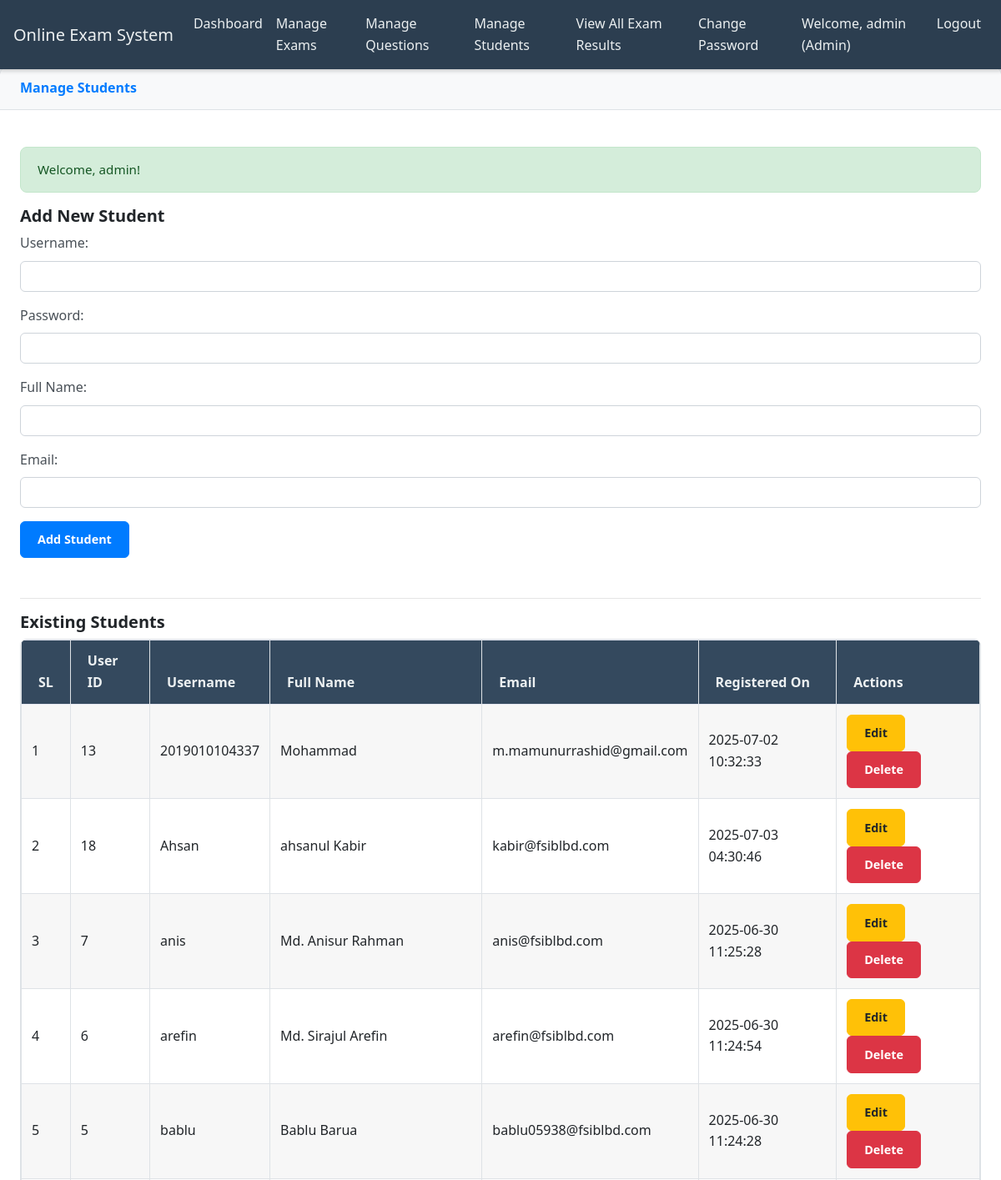
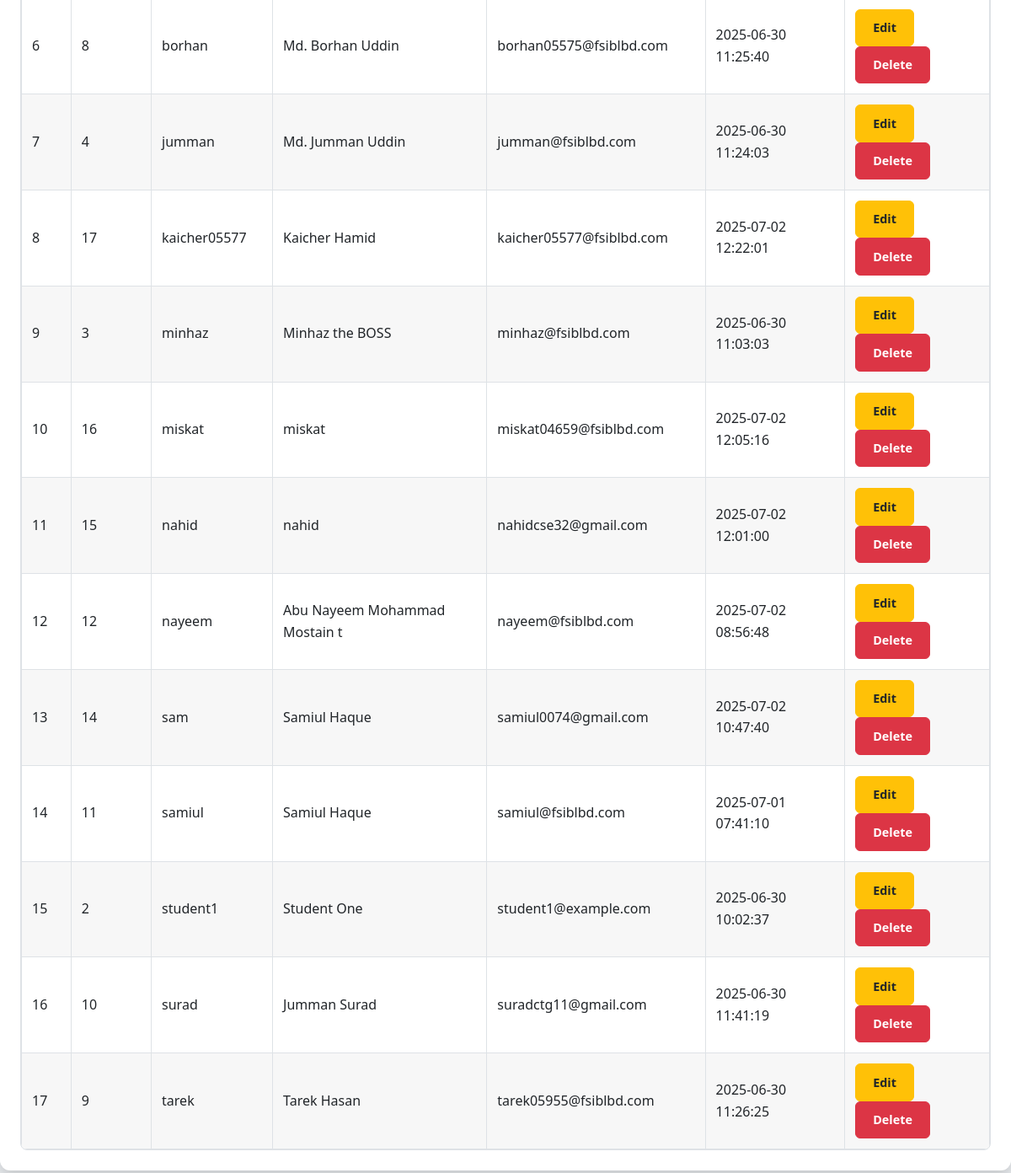
The app's page /manage_students.php (signed in) with its own data (2 pictures, top to bottom).
### tables this page shows
CREATE TABLE `users` (
  `userid` int NOT NULL AUTO_INCREMENT,
  `username` varchar(100) NOT NULL,
  `password` varchar(255) NOT NULL,
  `email` varchar(255) DEFAULT NULL,
  `full_name` varchar(255) DEFAULT NULL,
  `usertype` varchar(50) NOT NULL DEFAULT 'Student',
  `status` varchar(50) NOT NULL DEFAULT 'active',
  `created_at` timestamp NULL DEFAULT CURRENT_TIMESTAMP,
  PRIMARY KEY (`userid`),
  UNIQUE KEY `username` (`username`),
  UNIQUE KEY `email` (`email`)
);

### manage_students.php (the view, shortened to what this page needs)
<?php
include('config.php');
$students_query = "SELECT userid, username, full_name, email, created_at FROM users WHERE usertype = 'Student' ORDER BY username ASC";
$students_result = mysqli_query($connection_db, $students_query);
include('includes/header.php');
?>
<div class="card-shadow mb-4">
    <div class="card-header py-3">
        <h6 class="m-0 font-weight-bold text-primary">Manage Students</h6>
    </div>
    <div class="card-body">
        <?php
        if (isset($_SESSION['success']) && $_SESSION['success'] != '') {
            echo '<div class="alert alert-success">' . $_SESSION['success'] . '</div>';
        }
        ?>
        <h5>Add New Student</h5>
        <form action="<?= BASE_URL ?>manage_students.php" method="POST" class="mb-5">
            <div class="form-group">
                <label for="username">Username:</label>
                <input type="text" class="form-control" id="username" name="username" required>
            </div>
            <div class="form-group">
                <label for="password">Password:</label>
                <input type="password" class="form-control" id="password" name="password" required>
            </div>
            <div class="form-group">
                <label for="full_name">Full Name:</label>
                <input type="text" class="form-control" id="full_name" name="full_name" required>
            </div>
            <div class="form-group">
                <label for="email">Email:</label>
                <input type="email" class="form-control" id="email" name="email" required>
            </div>
            <button type="submit" name="add_student" class="btn btn-primary">Add Student</button>
        </form>
        <hr>
        <h5>Existing Students</h5>
        <?php if (mysqli_num_rows($students_result) > 0) { ?>
            <div class="table-responsive">
                <table class="table table-bordered table-hover">
                    <thead>
                        <tr>
                            <th>SL</th>
                            <th>User ID</th>
                            <th>Username</th>
                            <th>Full Name</th>
                            <th>Email</th>
                            <th>Registered On</th>
                            <th>Actions</th> </tr>
                    </thead>
                    <tbody>
                        <?php $counter = 0;
                        while ($row = mysqli_fetch_assoc($students_result)) {
                            $counter++; ?>
                            <tr>
                                <td><?= $counter; ?></td>
                                <td><?= htmlspecialchars($row['userid']); ?></td>
                                <td><?= htmlspecialchars($row['username']); ?></td>
                                <td><?= htmlspecialchars($row['full_name']); ?></td>
                                <td><?= htmlspecialchars($row['email']); ?></td>
                                <td><?= htmlspecialchars($row['created_at']); ?></td>
                                <td>
                                    <a href="<?= BASE_URL ?>edit_student.php?userid=<?= htmlspecialchars($row['userid']); ?>" class="btn btn-warning btn-sm">Edit</a>
                                    <form action="<?= BASE_URL ?>delete_student.php" method="POST" style="display:inline-block;" onsubmit="return confirm('Are you sure you want to delete this student (<?= htmlspecialchars($row['username']); ?>) and ALL their exam data? This cannot be undone!');">
                                        <button type="submit" name="delete_student" class="btn btn-danger btn-sm">Delete</button>
                                    </form>
                                </td>
                            </tr>
                        <?php } ?>
                    </tbody>
                </table>
            </div>
        <?php } else { ?>
            <div class="alert alert-info">No student accounts found.</div>
        <?php } ?>
    </div>
</div>
<?php include('includes/footer.php'); ?>

### includes/header.php (shortened to what this page needs)
<!DOCTYPE html>
<html lang="en">
<head>
    <link rel="stylesheet" href="https://stackpath.bootstrapcdn.com/bootstrap/4.5.2/css/bootstrap.min.css">
    <link rel="stylesheet" href="https://cdnjs.cloudflare.com/ajax/libs/font-awesome/5.15.3/css/all.min.css">
</head>
<body>
    <nav class="navbar navbar-expand-lg navbar-dark fixed-top">
        <a class="navbar-brand" href="<?= BASE_URL ?>">Online Exam System</a>
        <div class="collapse navbar-collapse" id="navbarNav">
            <ul class="navbar-nav mr-auto">
                <?php if (isset($_SESSION['userid'])): ?>
                    <?php if ($_SESSION['usertype'] == 'Student'): ?>
                        <li class="nav-item <?= (basename($_SERVER['PHP_SELF']) == 'course_register_exam.php') ? 'active' : ''; ?>">
                            <a class="nav-link" href="<?= BASE_URL ?>course_register_exam.php">My Exams</a>
                        </li>
                        <li class="nav-item <?= (basename($_SERVER['PHP_SELF']) == 'student_results.php') ? 'active' : ''; ?>">
                            <a class="nav-link" href="<?= BASE_URL ?>student_results.php">My Results</a>
                        </li>
                    <?php elseif ($_SESSION['usertype'] == 'Admin'): ?>
                        <li class="nav-item <?= (basename($_SERVER['PHP_SELF']) == 'admin_dashboard.php') ? 'active' : ''; ?>">
                            <a class="nav-link" href="<?= BASE_URL ?>admin_dashboard.php">Dashboard</a>
                        </li>
                        <li class="nav-item <?= (basename($_SERVER['PHP_SELF']) == 'manage_exams.php') ? 'active' : ''; ?>">
                            <a class="nav-link" href="<?= BASE_URL ?>manage_exams.php">Manage Exams</a>
                        </li>
                        <li class="nav-item <?= (basename($_SERVER['PHP_SELF']) == 'manage_questions.php') ? 'active' : ''; ?>">
                            <a class="nav-link" href="<?= BASE_URL ?>manage_questions.php">Manage Questions</a>
                        </li>
                        <li class="nav-item <?= (basename($_SERVER['PHP_SELF']) == 'manage_students.php') ? 'active' : ''; ?>">
                            <a class="nav-link" href="<?= BASE_URL ?>manage_students.php">Manage Students</a>
                        </li>
                        <li class="nav-item <?= (basename($_SERVER['PHP_SELF']) == 'view_results.php') ? 'active' : ''; ?>">
                            <a class="nav-link" href="<?= BASE_URL ?>view_results.php">View All Exam Results</a>
                        </li>
                    <?php endif; ?>
                    <li class="nav-item <?= (basename($_SERVER['PHP_SELF']) == 'change_password.php') ? 'active' : ''; ?>">
                        <a class="nav-link" href="<?= BASE_URL ?>change_password.php">Change Password</a>
                    </li>
                <?php endif; ?>
            </ul>
            <ul class="navbar-nav ml-auto">
                <?php if (isset($_SESSION['userid'])): ?>
                    <li class="nav-item">
                        <span class="nav-link">Welcome, <?= htmlspecialchars($_SESSION['username']); ?> (<?= htmlspecialchars($_SESSION['usertype']); ?>)</span>
                    </li>
                    <li class="nav-item">
                        <a class="nav-link" href="<?= BASE_URL ?>logout.php">Logout</a>
                    </li>
                <?php else: ?>
                    <li class="nav-item <?= (basename($_SERVER['PHP_SELF']) == 'index.php') ? 'active' : ''; ?>">
                        <a class="nav-link" href="<?= BASE_URL ?>index.php">Login</a>
                    </li>
                <?php endif; ?>
            </ul>
        </div>
    </nav>
    <div class="pcoded-main-container">
        <div class="pcoded-wrapper">
            <div class="pcoded-content">
                <div class="pcoded-inner-content">
                    <div class="main-body">
                        <div class="page-wrapper">

### includes/footer.php (shortened to what this page needs)
                            </div></div></div></div></div></div><script src="https://code.jquery.com/jquery-3.5.1.slim.min.js"></script>
</body>
</html>

### includes/header.php (style rules this page uses)
body { font-family: 'Segoe UI', Roboto, 'Helvetica Neue', Arial, sans-serif; background-color: #e9ecef; color: #343a40; line-height: 1.6; }
h1, h2, h3, h4, h5, h6 { font-weight: 600; color: #212529; }
.navbar { background-color: #2c3e50; box-shadow: 0 2px 5px rgba(0,0,0,0.2); }
.navbar-brand, .nav-link { color: #ecf0f1 !important; transition: color 0.3s ease; }
.pcoded-main-container { padding-top: 80px; padding-bottom: 30px; min-height: calc(100vh - 56px); }
.card-shadow { box-shadow: 0 8px 16px rgba(0,0,0,0.15); border-radius: 12px; overflow: hidden; background-color: #ffffff; border: none; }
.card-header { background-color: #f8f9fa; border-bottom: 1px solid #dee2e6; font-size: 1.15em; padding: 1.25rem 1.5rem; color: #495057; border-top-left-radius: 12px; border-top-right-radius: 12px; }
.card-body { padding: 1.5rem; }
.table-responsive { border-radius: 8px; overflow: hidden; border: 1px solid #dee2e6; }
.table { margin-bottom: 0; }
.table thead th { background-color: #34495e; color: #ecf0f1; border-bottom: none; padding: 0.75rem 1.25rem; }
.table tbody tr:nth-of-type(odd) { background-color: rgba(0,0,0,.03); }
.table td, .table th { vertical-align: middle; border-top: 1px solid #e3e6f0; }
.alert { margin-top: 20px; border-radius: 8px; padding: 1rem 1.25rem; font-size: 0.95em; line-height: 1.4; }
.alert-success { background-color: #d4edda; border-color: #c3e6cb; color: #155724; }
.form-control { border-radius: 6px; border-color: #ced4da; padding: 0.75rem 1rem; font-size: 0.95em; transition: border-color 0.15s ease-in-out, box-shadow 0.15s ease-in-out; }
.form-group label { font-weight: 500; margin-bottom: 0.5rem; color: #495057; }
.btn { border-radius: 6px; padding: 0.65rem 1.25rem; font-size: 0.9em; font-weight: 600; transition: all 0.2s ease-in-out; }
.btn-primary { background-color: #007bff; border-color: #007bff; }
.btn-warning { background-color: #ffc107; border-color: #ffc107; color: #212529; }
.btn-danger { background-color: #dc3545; border-color: #dc3545; }

### records on screen
users: userid "13", username "2019010104337", full_name "Mohammad", email "m.mamunurrashid@gmail.com", created_at "2025-07-02 10:32:33"
users: userid "18", username "Ahsan", full_name "ahsanul Kabir", email "kabir@fsiblbd.com", created_at "2025-07-03 04:30:46"
users: userid "7", username "anis", full_name "Md. Anisur Rahman", email "anis@fsiblbd.com", created_at "2025-06-30 11:25:28"
users: userid "6", username "arefin", full_name "Md. Sirajul Arefin", email "arefin@fsiblbd.com", created_at "2025-06-30 11:24:54"
users: userid "5", username "bablu", full_name "Bablu Barua", email "bablu05938@fsiblbd.com", created_at "2025-06-30 11:24:28"
users: userid "8", username "borhan", full_name "Md. Borhan Uddin", email "borhan05575@fsiblbd.com", created_at "2025-06-30 11:25:40"
users: userid "4", username "jumman", full_name "Md. Jumman Uddin", email "jumman@fsiblbd.com", created_at "2025-06-30 11:24:03"
users: userid "17", username "kaicher05577", full_name "Kaicher Hamid", email "kaicher05577@fsiblbd.com", created_at "2025-07-02 12:22:01"
users: userid "3", username "minhaz", full_name "Minhaz the BOSS", email "minhaz@fsiblbd.com", created_at "2025-06-30 11:03:03"
users: userid "16", username "miskat", full_name "miskat", email "miskat04659@fsiblbd.com", created_at "2025-07-02 12:05:16"
users: userid "15", username "nahid", full_name "nahid", email "nahidcse32@gmail.com", created_at "2025-07-02 12:01:00"
users: userid "12", username "nayeem", full_name "Abu Nayeem Mohammad Mostain t", email "nayeem@fsiblbd.com", created_at "2025-07-02 08:56:48"
users: userid "14", username "sam", full_name "Samiul Haque", email "samiul0074@gmail.com", created_at "2025-07-02 10:47:40"
users: userid "11", username "samiul", full_name "Samiul Haque", email "samiul@fsiblbd.com", created_at "2025-07-01 07:41:10"
users: userid "2", username "student1", full_name "Student One", email "student1@example.com", created_at "2025-06-30 10:02:37"
users: userid "10", username "surad", full_name "Jumman Surad", email "suradctg11@gmail.com", created_at "2025-06-30 11:41:19"
users: userid "9", username "tarek", full_name "Tarek Hasan", email "tarek05955@fsiblbd.com", created_at "2025-06-30 11:26:25"

### other values on screen
$_SESSION['username'] "admin"
$_SESSION['usertype'] "Admin"
$_SESSION['success'] "Welcome, admin!"
